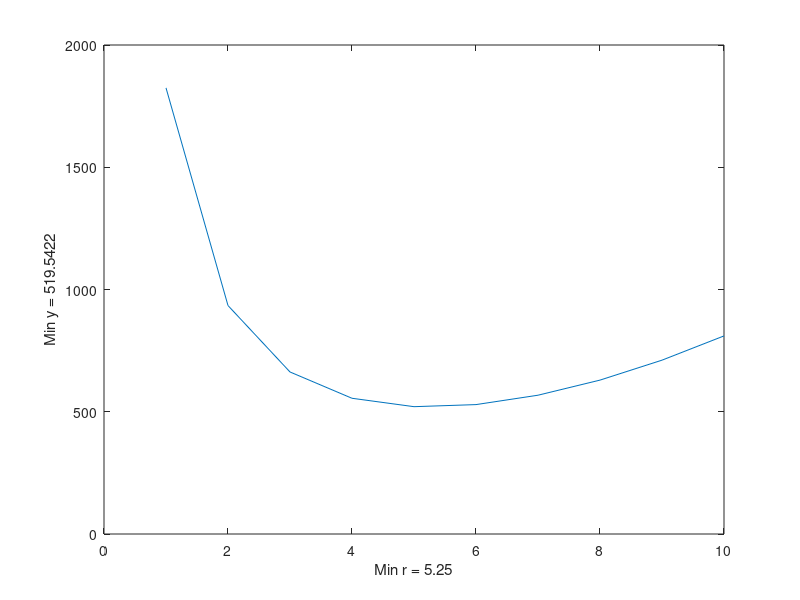

Write the MATLAB code that produced this figure.
%Octave Script
%Title       : Definición y Resolución de Variable, Función, Dominio y Rango
%Description : Script para daR solución a el problema de "La lata para envasar chocolate" y definir los conseptos de Variable, Función, Dominio y Rango
%Authors     : Ernesto Archundia Montiel, Felipe de Jesus Atenojenes Feliciano
%Date        : 20211013, 202123846
%Version     : 4
%Usage       : octave/path/DefinicionyResolucion
%Notes       : Requiere la aplicación de octave, usar su línea de comandos  

clear
r=0:1:10;
ar=@(r) (1818.4./(r))+ ((2 * pi())*((r.^2)));
y = (1818.4./(r)) + ((2 * pi())*(r.^2));
resr = fminbnd( ar,0,10);
plot(r, y);
xlabel(['Min r = ' num2str(resr)] );
ylabel(['Min y = ' num2str( ar(resr))] );
